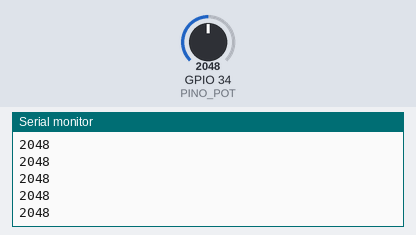
Recording of a sketch running on a simulated ESP32. Parts: the last lines printed to the serial monitor. The inputs (shaded band) are chosen by the test bench; at power-on: GPIO 34 (PINO_POT) = 2048.

Above: at 1.2 s.
1.3 s: GPIO 34 (PINO_POT) set to 2866
At 1.31 s:
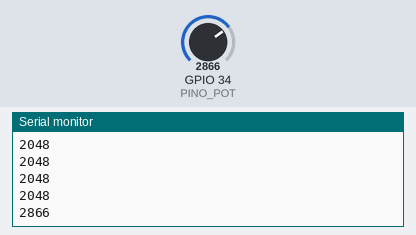
2.8 s: GPIO 34 (PINO_POT) set to 3603
At 2.81 s:
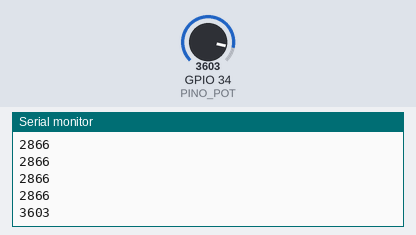
Timing chart, 0 to 5.8 s (numbered marks = the images above; inputs shaded):
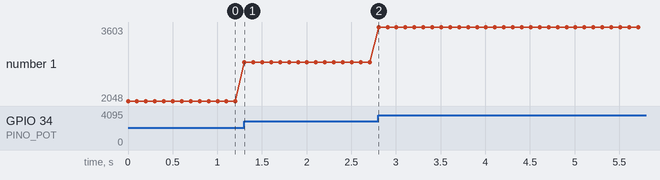

The sketch:

transmissor_final.ino
```cpp
// transmissor_final.ino
#define PINO_POT 34

void setup() {
  Serial.begin(115200);
  Serial2.begin(9600, SERIAL_8N1, 16, 17);
}

void loop() {
  int leitura = analogRead(PINO_POT);

  Serial2.println(leitura);
  Serial.println(leitura);

  delay(100);
}
```

Measured:
- after the input at 1.3 s, the serial monitor: prints a new line at once (image 1)
- after the input at 2.8 s, the serial monitor: prints a new line at once (image 2)
- plotted number 1: 2048 → 2866 after the input at 1.3 s, 2866 → 3603 after the input at 2.8 s
